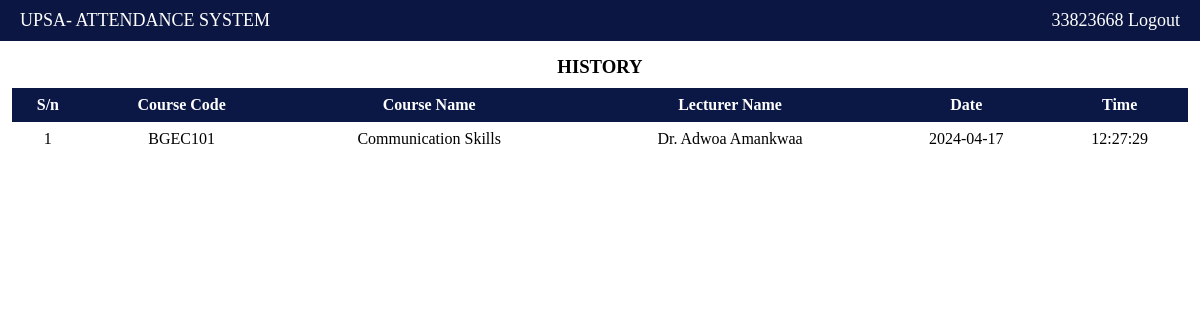
The app's page /attendancehistory.php (signed in) with its own data.
### tables this page shows
CREATE TABLE `attendclass` (
  `id` int(11) NOT NULL,
  `cid` int(11) NOT NULL,
  `lid` int(11) NOT NULL,
  `sid` int(11) NOT NULL,
  `attend_date` date NOT NULL DEFAULT current_timestamp(),
  `attend_time` time NOT NULL
);

CREATE TABLE `course` (
  `cid` int(11) NOT NULL,
  `code` varchar(10) NOT NULL,
  `name` varchar(100) NOT NULL,
  `ctype` int(11) NOT NULL,
  `day` int(11) NOT NULL,
  `stime` time NOT NULL,
  `etime` time NOT NULL,
  `level` int(11) NOT NULL,
  `pid` int(11) NOT NULL,
  `lid` int(11) NOT NULL,
  `gid` int(11) NOT NULL
);

CREATE TABLE `lecturer` (
  `lid` int(11) NOT NULL,
  `title` char(5) NOT NULL,
  `firstname` varchar(20) NOT NULL,
  `lastname` varchar(20) NOT NULL,
  `email` varchar(50) NOT NULL,
  `phone` varchar(11) NOT NULL,
  `username` varchar(20) NOT NULL,
  `password` varchar(255) NOT NULL
);

### attendancehistory.php (the view, shortened to what this page needs)
<?php
	include 'database/dbconnect.php';
	$id = $_SESSION['sid'];
	$level = $_SESSION['level'];
	$gid = $_SESSION['gid'];
	$pid = $_SESSION['pid'];
	$historySQL = "SELECT * FROM attendclass ac JOIN course c ON ac.cid = c.cid JOIN lecturer l ON ac.lid = l.lid WHERE ac.sid = '$id' AND c.level = '$level' AND c.gid = '$gid' AND c.pid = '$pid' ORDER BY name";
	$historyQuery = mysqli_query($connect, $historySQL);
?>
<!DOCTYPE html>
<html>
<head>
	<link rel="stylesheet" type="text/css" href="style.css">
</head>
<body>
	<div id="stu-dashboard">
		<div id="nav">
			<div class="nav-content desktop">
				<a href="dashboard.php">UPSA- ATTENDANCE SYSTEM</a>
				<a href="logout.php"><?php echo $id;?> Logout</a>
			</div>
		</div>
		<div id="attendhistory">
			<div class="sec-table">
				<h3>History</h3>
				<table>
					<thead>
						<tr>
							<th>S/n</th>
							<th>Course Code</th>
							<th>Course Name</th>
							<th>Lecturer Name</th>
							<th>Date</th>
							<th>Time</th>
						</tr>
					</thead>
					<tbody>
					<?php
						if (mysqli_num_rows($historyQuery) > 0) {
							$i = 1;
							while ($historyRow = mysqli_fetch_array($historyQuery)) {
								$code = $historyRow['code'];
								$name = $historyRow['name'];
								$title = $historyRow['title'];
								$fname = $historyRow['firstname'];
								$lname = $historyRow['lastname'];
								$date = $historyRow['attend_date'];
								$time = $historyRow['attend_time']; ?>
						<tr>
							<td data-label="S/n"><?php echo $i; ?></td>
							<td data-label="Course Code"><?php echo $code; ?></td>
							<td data-label="Course Name"><?php echo $name; ?></td>
							<td data-label="Lecturer Name"><?php echo $title.". ".$fname." ".$lname; ?></td>
							<td data-label="Date"><?php echo $date; ?></td>
							<td data-label="Time"><?php echo $time; ?></td>
						</tr>
					<?php	$i++; }
						}
					?>
					</tbody>
				</table>
			</div>
		</div>
	</div>
</body>
</html>

### style.css (style rules this page uses)
* { margin: 0; padding: 0; box-sizing: border-box; }
#stu-dashboard { width: 100%; height: 100vh; }
#nav { width: 100%; padding:5px 20px; background-color: #0B1742; margin-bottom: 15px; }
.nav-content { padding:5px 0; display: flex; justify-content: space-between; gap: 20px; }
.nav-content a { text-decoration: none; font-size: 18px; color: #FFF; }
#attendhistory { height: 90vh; }
.sec-table { width:98%; margin: auto; margin-bottom:10px; }
.sec-table h3 { text-align: center; margin-bottom: 10px; text-transform: uppercase; }
.sec-table table { width: 100%; border-collapse: collapse; }
.sec-table table th { background-color:#0B1745; color: #fff; }
.sec-table table th, .sec-table table td { padding: 8px; text-align: center; }

### records on screen
attendclass: cid.code "BGEC101", cid.name "Communication Skills", lid.title "Dr", lid.firstname "Adwoa", lid.lastname "Amankwaa", attend_date "2024-04-17", attend_time "12:27:29"

### other values on screen
$id "33823668"
